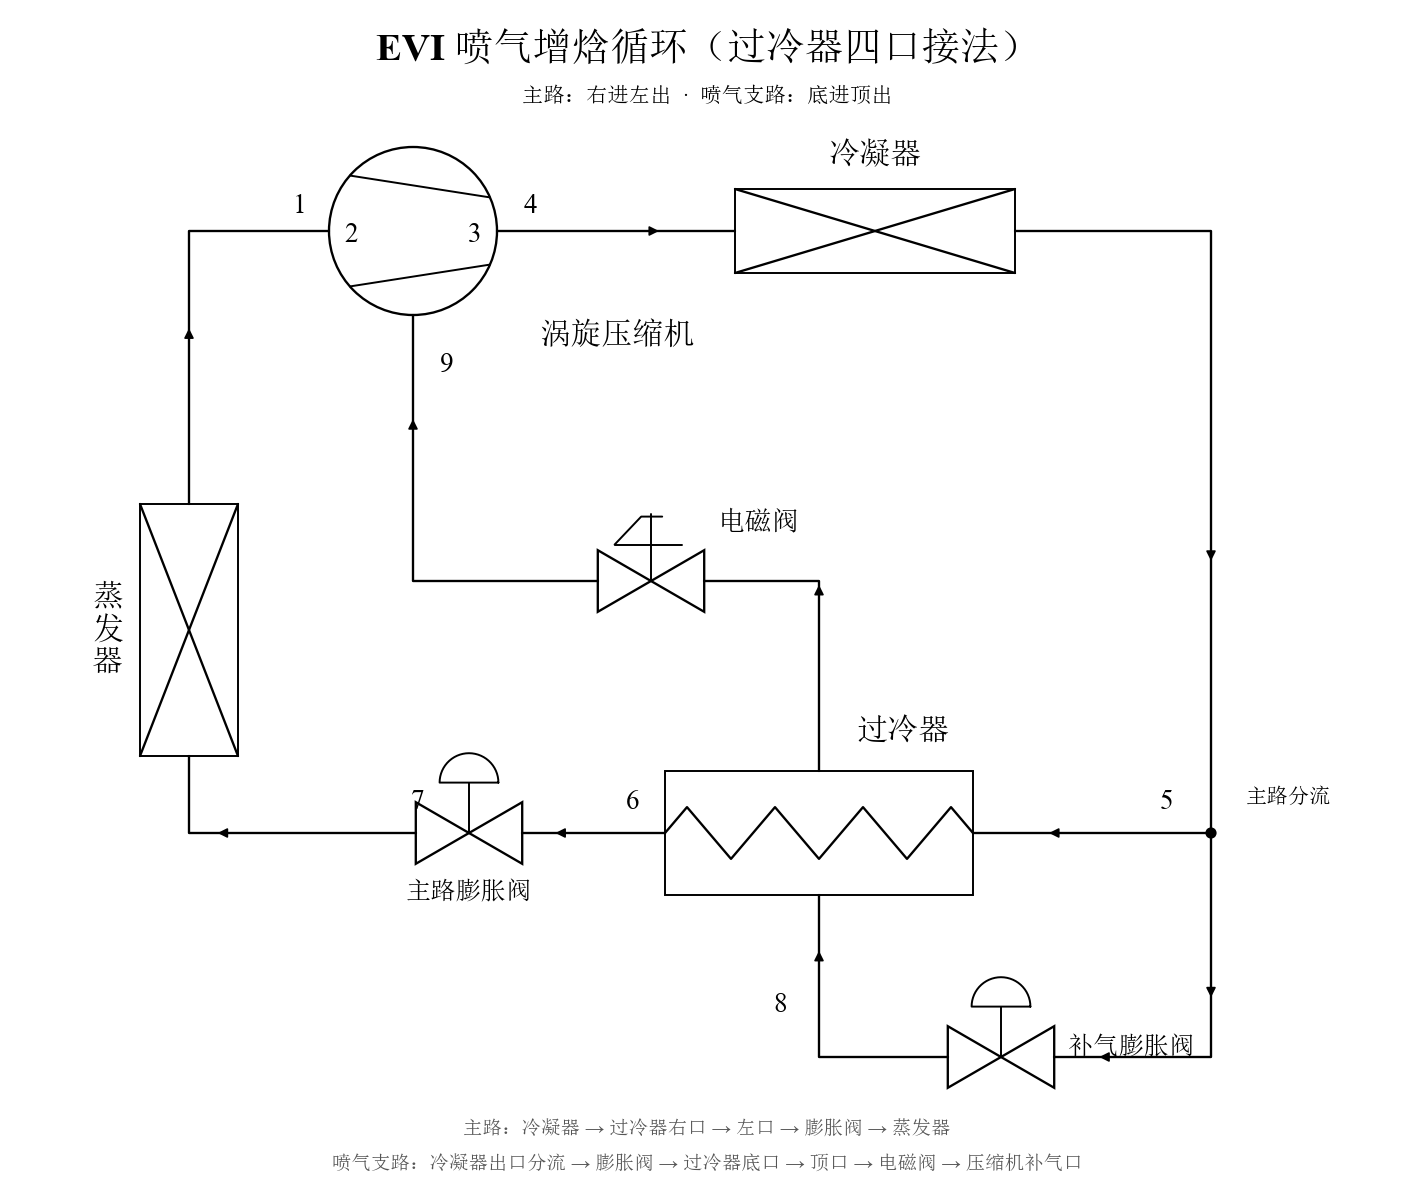

Here is the Python script that generated this plot:
# -*- coding: utf-8 -*-
"""普通热泵常见的 EVI 过冷器式喷气增焓回路。

本例采用普通热泵常见的过冷器四口接法,按参考图连接主路与喷气支路。

主路:压缩机右口排气 → 冷凝器 → 分流点 → 过冷器右口进、左口出
     → 主路膨胀阀 → 蒸发器底口进、顶口出 → 压缩机左口吸气。
支路:冷凝器出口分流 → 补气膨胀阀 → 过冷器底口进、顶口出
     → 电磁阀 → 压缩机底部补气口。

过冷器复用 make_heat_exchanger 的四个端口。左右口属于主路盘管,
上下口属于壳侧喷气支路,两路仅换热、不混合。分流点在过冷器主路
入口之前,与 evi_cycle.py 的主路出口分流接法不同。
压缩机双弦水平布置;蒸发器、冷凝器采用对角交叉样式,过冷器保留之字盘管。
1~9 沿用参考图编号,其中 2/3 为压缩机内部的示意编号。
"""
import os
import sys

sys.path.insert(0, os.path.dirname(os.path.dirname(os.path.abspath(__file__))))

from matplotlib.patches import Circle
from matplotlib.transforms import Affine2D

from rrplot import Diagram, use_font
from rrplot.parts import (
    make_bowtie_valve,
    make_compressor,
    make_heat_exchanger,
)


def _horizontal_compressor(r=60):
    """圆形机身和四个端口保持原位,内部双弦旋转为水平。"""
    part = make_compressor(r=r, name="涡旋压缩机")
    draw_vertical = part.draw

    def draw(ax, x, y, label=None, **kw):
        start = len(ax.lines)
        draw_vertical(ax, x, y, label=label, **kw)
        transform = Affine2D().rotate_deg_around(x, y, 90) + ax.transData
        for chord in ax.lines[start:]:
            chord.set_transform(transform)

    part.draw = draw
    return part


def build_diagram():
    """构建示意图,返回画布供交互显示或导出。"""
    d = Diagram(width=1000, height=850)

    # 直接使用图元端口连接,压缩机左口吸气、右口排气、底口补气。
    comp = d.add(_horizontal_compressor(), None, loc=(290, 160))
    cond = d.add(make_heat_exchanger(200, 60, shape="rect_x", name="冷凝器"),
                 None, loc=(620, 160))
    evap = d.add(make_heat_exchanger(70, 180, shape="rect_x", name="蒸发器"),
                 None, loc=(130, 445))
    subcooler = d.add(make_heat_exchanger(220, 88, name="过冷器"),
                      None, loc=(580, 590))
    main_valve = d.add(make_bowtie_valve(actuator="dome", name="主路膨胀阀"),
                       None, loc=(330, 590))
    branch_valve = d.add(make_bowtie_valve(actuator="dome",
                                           name="补气膨胀阀"),
                         None, loc=(710, 750))
    solenoid = d.add(make_bowtie_valve(actuator="solenoid", sol_len=48,
                                       name="补气电磁阀"),
                     None, loc=(460, 410))

    # 标题与设备名称。黑白线稿沿用项目现有阀门和换热器图元。
    d.text(500, 30, "EVI 喷气增焓循环（过冷器四口接法）", size=20, weight="bold")
    d.text(500, 64, "主路：右进左出  ·  喷气支路：底进顶出", size=11)
    d.text(620, 106, "冷凝器", size=16)
    d.text(380, 235, "涡旋压缩机", size=16, ha="left")
    d.text(72, 445, "蒸\n发\n器", size=16)
    d.text(640, 518, "过冷器", size=16)
    d.text(330, 633, "主路膨胀阀", size=13)
    d.text(758, 744, "补气膨胀阀", size=13, ha="left")
    d.text(508, 368, "电磁阀", size=14, ha="left")

    # 排气 → 冷凝器 → 入口分流点(5)。
    split = (860, 590)
    d.pipe(comp["right"], cond["left"], head_size=10)
    d.pipe(cond["right"], split, via=[(860, 160)],
           head_at=(0.62,), head_size=10)
    d.ax.add_patch(Circle(split, 4, facecolor="black", edgecolor="none", zorder=6))
    d.text(884, 565, "主路分流", size=11, ha="left")

    # 主路:过冷器右进左出 → 主路膨胀阀 → 蒸发器底进顶出 → 压缩机。
    d.pipe(split, subcooler["right"], head_size=10)
    d.pipe(subcooler["left"], main_valve["in"], head_size=10)
    d.pipe(main_valve["out"], evap["bottom"], via=[(130, 590)], head_size=10)
    d.pipe(evap["top"], comp["left"], via=[(130, 160)],
           head_at=(0.35,), head_size=10)

    # 喷气支路:入口分流 → 补气膨胀阀 → 过冷器底口(8)。
    d.pipe(split, branch_valve["in"], via=[(860, 750)],
           head_at=(0.35, 0.8), head_size=10)
    d.pipe(branch_valve["out"], subcooler["bottom"], via=[(580, 750)],
           head_at=(0.7,), head_size=10)

    # 过冷器顶口 → 电磁阀 → 压缩机底部补气口(9)。
    d.pipe(subcooler["top"], solenoid["in"], via=[(580, 410)], head_size=10)
    d.pipe(solenoid["out"], comp["bottom"], via=[(290, 410)],
           head_at=(0.7,), head_size=10)

    # 参考图编号独立放置,避免自动标注偏移与阀体/短管重叠。
    for number, x, y in (("1", 209, 142), ("2", 246, 163),
                         ("3", 334, 163), ("4", 374, 142),
                         ("5", 828, 568), ("6", 447, 568),
                         ("7", 293, 568), ("8", 552, 713),
                         ("9", 314, 256)):
        d.text(x, y, number, size=14)

    d.text(500, 802, "主路：冷凝器 → 过冷器右口 → 左口 → 膨胀阀 → 蒸发器",
           size=10, color="#555555")
    d.text(500, 827,
           "喷气支路：冷凝器出口分流 → 膨胀阀 → 过冷器底口 → 顶口 "
           "→ 电磁阀 → 压缩机补气口", size=10, color="#555555")
    return d


if __name__ == "__main__":
    use_font()
    out = os.path.join(os.path.dirname(os.path.abspath(__file__)),
                       "evi_subcooler_cycle.png")
    with build_diagram() as diagram:
        diagram.save(out, out.replace(".png", ".svg"), dpi=140)
    print("已生成:", out)
